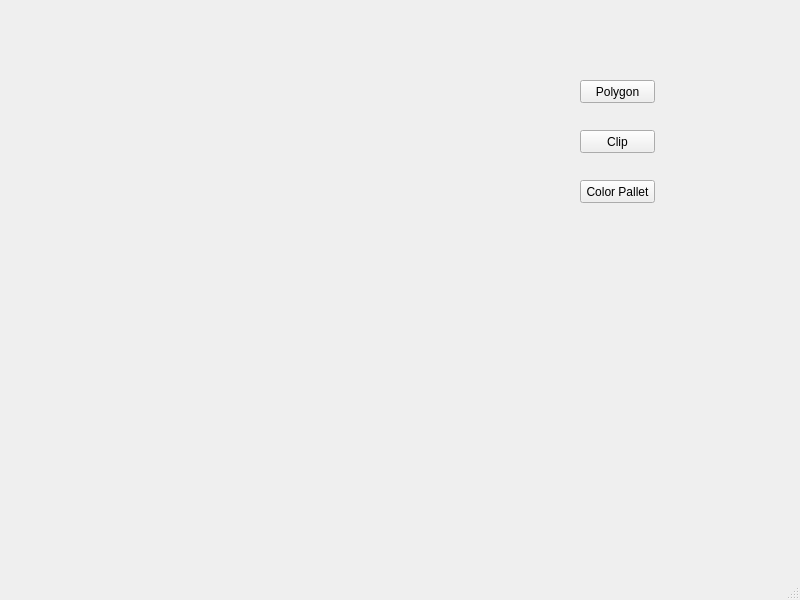
<?xml version="1.0" encoding="UTF-8"?>
<ui version="4.0">
 <class>MainWindow</class>
 <widget class="QMainWindow" name="MainWindow">
  <property name="geometry">
   <rect>
    <x>0</x>
    <y>0</y>
    <width>800</width>
    <height>600</height>
   </rect>
  </property>
  <property name="windowTitle">
   <string>MainWindow</string>
  </property>
  <widget class="QWidget" name="centralwidget">
   <widget class="QLabel" name="label">
    <property name="geometry">
     <rect>
      <x>0</x>
      <y>10</y>
      <width>501</width>
      <height>501</height>
     </rect>
    </property>
    <property name="text">
     <string/>
    </property>
   </widget>
   <widget class="QPushButton" name="pushButton">
    <property name="geometry">
     <rect>
      <x>580</x>
      <y>80</y>
      <width>75</width>
      <height>23</height>
     </rect>
    </property>
    <property name="text">
     <string>Polygon</string>
    </property>
   </widget>
   <widget class="QPushButton" name="pushButton_2">
    <property name="geometry">
     <rect>
      <x>580</x>
      <y>130</y>
      <width>75</width>
      <height>23</height>
     </rect>
    </property>
    <property name="text">
     <string>Clip</string>
    </property>
   </widget>
   <widget class="QPushButton" name="pushButton_3">
    <property name="geometry">
     <rect>
      <x>580</x>
      <y>180</y>
      <width>75</width>
      <height>23</height>
     </rect>
    </property>
    <property name="text">
     <string>Color Pallet</string>
    </property>
   </widget>
  </widget>
  <widget class="QMenuBar" name="menubar">
   <property name="geometry">
    <rect>
     <x>0</x>
     <y>0</y>
     <width>800</width>
     <height>21</height>
    </rect>
   </property>
  </widget>
  <widget class="QStatusBar" name="statusbar"/>
 </widget>
 <resources/>
 <connections/>
</ui>
